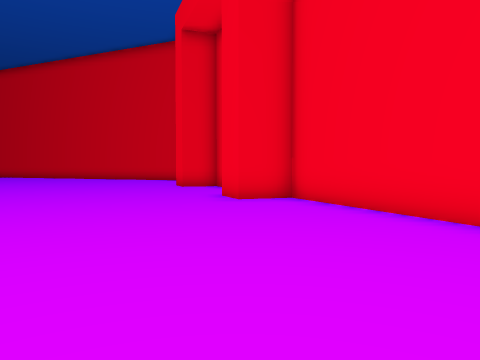
view 1 (above)

22 first-person views from a walk through a scene from a Unity 3-D project. The camera is 1.3 m above the floor, tilts 2° down and sees 70° across. The floor is counted in squares, 1.8 m on a side. Each view is taken from the middle of a square. On the plan, view 1 faces up. The plan holds only what a view shows up to about 11 squares ahead; the rest is blank. The place goes on beyond the plan. The player character is not drawn.

view 2
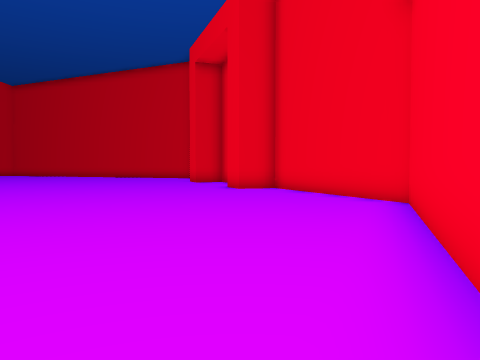

view 3
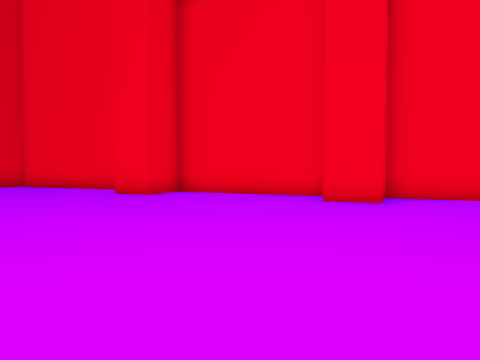

view 4
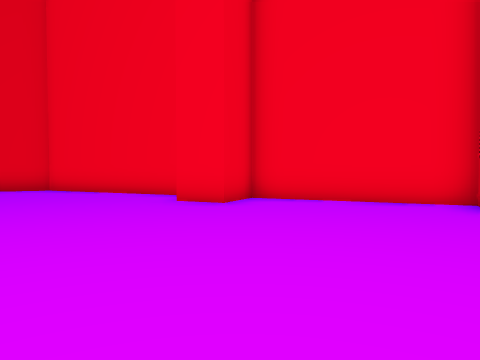

view 5
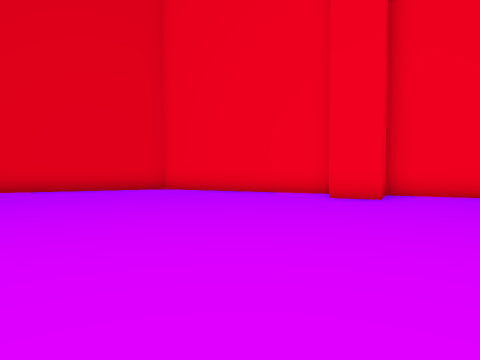

view 6
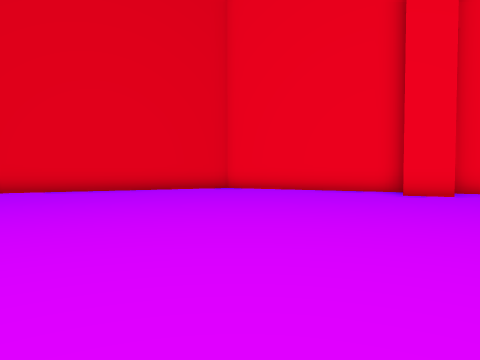

view 7
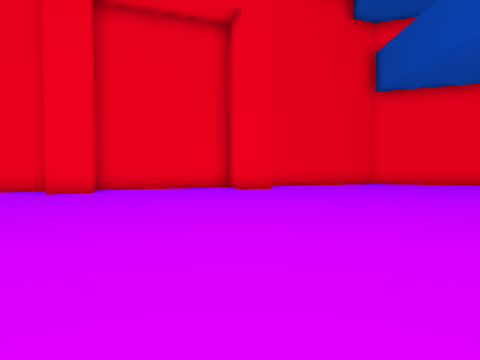

view 8
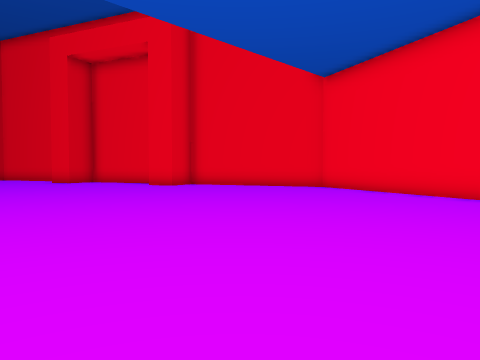

view 9
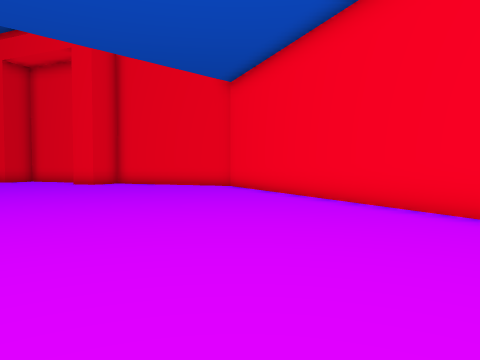

view 10
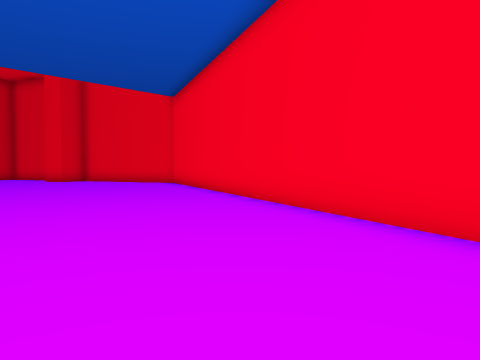

view 11
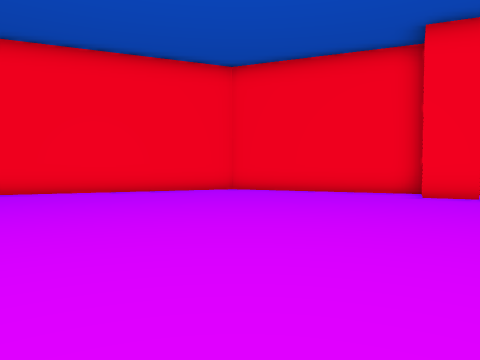

view 12
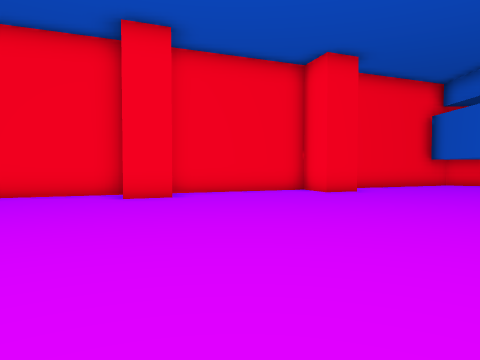

view 13
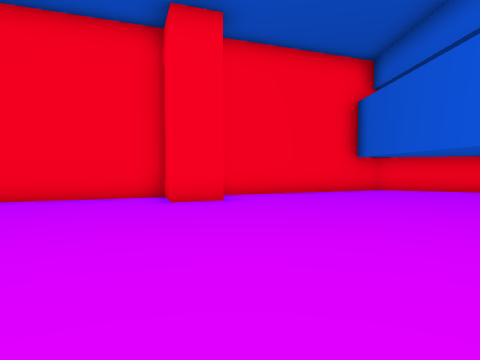

view 14
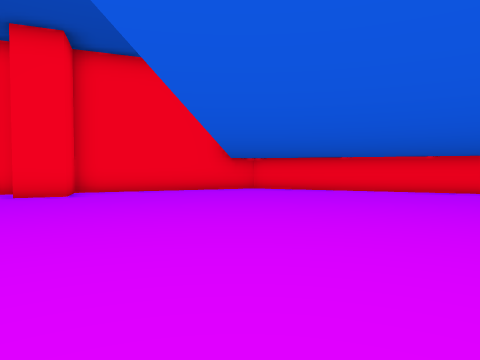

view 15
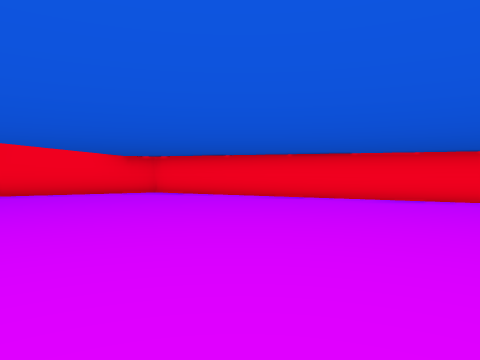

view 16
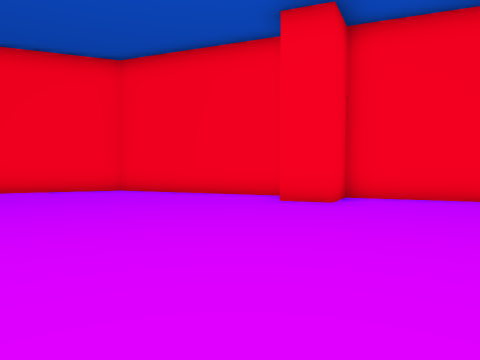

view 17
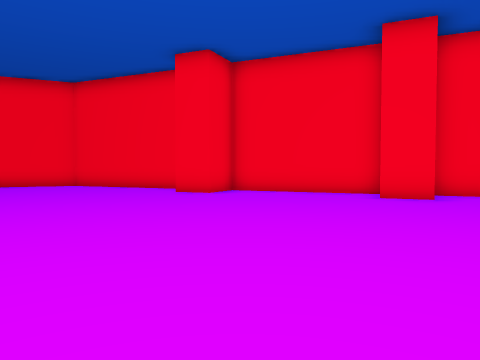

view 18
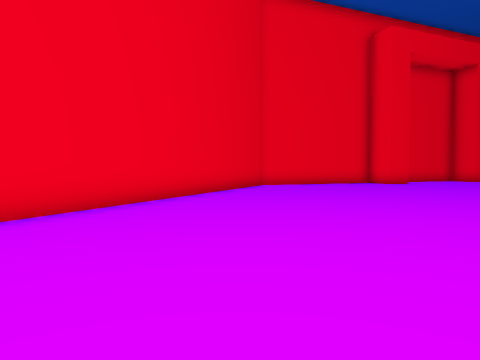

view 19
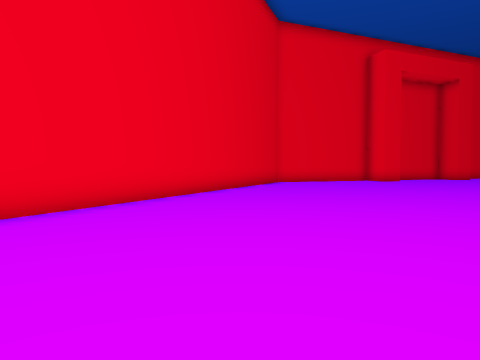

view 20
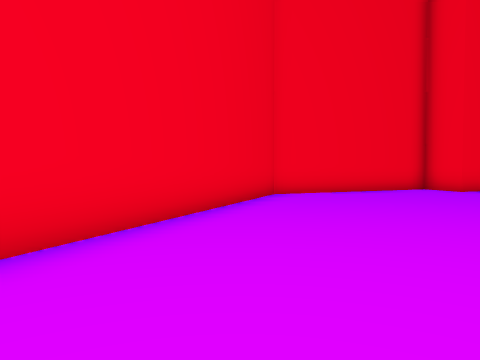

view 21
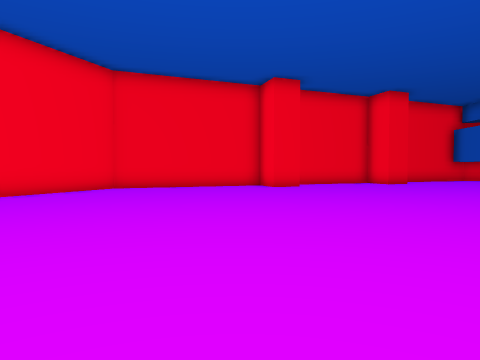

view 22
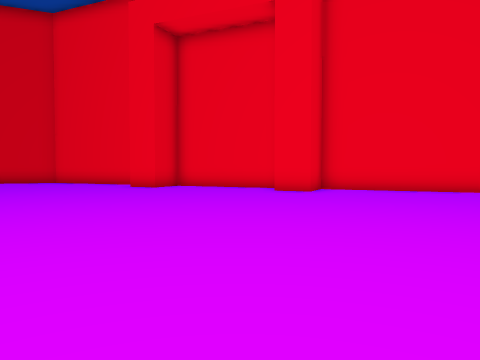

### Floor plan
Points are (right, up) in squares from view 1. A wall is a line through its corners. A room is listed if a view was taken in it or the views show most of it. See-through windows are left out.
Room 1 (views 1, 2, 3, 4, 5, 6, 7, 8, 9, 10, 11, 12, 13, 14, 15, 16, 17, 18, 19, 20, 21, 22)
walls: (0.9, 9.3) (-0.9, 13.7) (-2.2, 13.2) (-2.7, 14.3) (-2, 14.5); (-1.4, 14.7) (-3.6, 20.1) (-16.3, 25.4); (-8.9, -16.3) (-3.6, -14.1) (3.5, 3) (1.3, 8.3) (0, 7.9) (-0.5, 9); (-19, -20.5) (-15.2, -18.9) (-15.6, -17.6) (-14.6, -17.2) (-14.2, -18.5) (-9.9, -16.7) (-10.3, -15.4) (-9.3, -15); (-28, -18) (-22, -20.5)

Where each view was taken, in squares from view 1:
view 1: 0 up, 0 right, facing up
view 2: 4 down, 0 right, facing up
view 3: 5 up, 7 left, facing up-right
view 4: 8 up, 7 left, facing up-right
view 5: 10 up, 10 left, facing up-right
view 6: 11 up, 12 left, facing up-right
view 7: 9 up, 12 left, facing right
view 8: 4 down, 8 left, facing up-right
view 9: 7 down, 6 left, facing up-right
view 10: 11 down, 6 left, facing up-right
view 11: 6 down, 12 left, facing down-right
view 12: 7 down, 12 left, facing down
view 13: 10 down, 16 left, facing down
view 14: 9 down, 20 left, facing down
view 15: 11 down, 23 left, facing down
view 16: 9 down, 14 left, facing down-right
view 17: 9 down, 18 left, facing down-right
view 18: 21 up, 18 left, facing right
view 19: 22 up, 21 left, facing right
view 20: 21 up, 13 left, facing right
view 21: 2 down, 8 left, facing down
view 22: 2 up, 9 left, facing up-right
